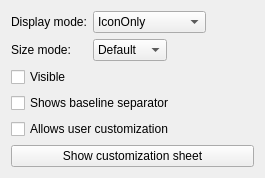
<?xml version="1.0" encoding="UTF-8"?>
<ui version="4.0">
 <class>Window</class>
 <widget class="QWidget" name="Window">
  <property name="geometry">
   <rect>
    <x>0</x>
    <y>0</y>
    <width>265</width>
    <height>173</height>
   </rect>
  </property>
  <property name="windowTitle">
   <string>Qt Mac Toolbar Example</string>
  </property>
  <layout class="QFormLayout" name="formLayout">
   <property name="fieldGrowthPolicy">
    <enum>QFormLayout::FieldsStayAtSizeHint</enum>
   </property>
   <item row="0" column="0">
    <widget class="QLabel" name="displayModeLabel">
     <property name="text">
      <string>Display mode:</string>
     </property>
    </widget>
   </item>
   <item row="0" column="1">
    <widget class="QComboBox" name="displayModeComboBox">
     <item>
      <property name="text">
       <string>IconOnly</string>
      </property>
     </item>
     <item>
      <property name="text">
       <string>TextOnly</string>
      </property>
     </item>
     <item>
      <property name="text">
       <string>TextBesideIcon</string>
      </property>
     </item>
     <item>
      <property name="text">
       <string>TextUnderIcon</string>
      </property>
     </item>
     <item>
      <property name="text">
       <string>FollowStyle</string>
      </property>
     </item>
    </widget>
   </item>
   <item row="1" column="0">
    <widget class="QLabel" name="sizeModeLabel">
     <property name="text">
      <string>Size mode:</string>
     </property>
    </widget>
   </item>
   <item row="1" column="1">
    <widget class="QComboBox" name="sizeModeComboBox">
     <item>
      <property name="text">
       <string>Default</string>
      </property>
     </item>
     <item>
      <property name="text">
       <string>Regular</string>
      </property>
     </item>
     <item>
      <property name="text">
       <string>Small</string>
      </property>
     </item>
    </widget>
   </item>
   <item row="2" column="0" colspan="2">
    <widget class="QCheckBox" name="visibleCheckBox">
     <property name="text">
      <string>Visible</string>
     </property>
    </widget>
   </item>
   <item row="3" column="0" colspan="2">
    <widget class="QCheckBox" name="showsBaselineSeparatorCheckBox">
     <property name="text">
      <string>Shows baseline separator</string>
     </property>
    </widget>
   </item>
   <item row="4" column="0" colspan="2">
    <widget class="QCheckBox" name="allowsUserCustomizationCheckBox">
     <property name="text">
      <string>Allows user customization</string>
     </property>
    </widget>
   </item>
   <item row="5" column="0" colspan="2">
    <widget class="QPushButton" name="showCustomizationSheetPushButton">
     <property name="text">
      <string>Show customization sheet</string>
     </property>
    </widget>
   </item>
  </layout>
 </widget>
 <resources/>
 <connections>
  <connection>
   <sender>displayModeComboBox</sender>
   <signal>currentIndexChanged(int)</signal>
   <receiver>Window</receiver>
   <slot>changeDisplayMode(int)</slot>
   <hints>
    <hint type="sourcelabel">
     <x>337</x>
     <y>22</y>
    </hint>
    <hint type="destinationlabel">
     <x>288</x>
     <y>149</y>
    </hint>
   </hints>
  </connection>
  <connection>
   <sender>sizeModeComboBox</sender>
   <signal>currentIndexChanged(int)</signal>
   <receiver>Window</receiver>
   <slot>changeSizeMode(int)</slot>
   <hints>
    <hint type="sourcelabel">
     <x>158</x>
     <y>52</y>
    </hint>
    <hint type="destinationlabel">
     <x>132</x>
     <y>86</y>
    </hint>
   </hints>
  </connection>
 </connections>
 <slots>
  <slot>changeDisplayMode(int)</slot>
  <slot>changeSizeMode(int)</slot>
 </slots>
</ui>
